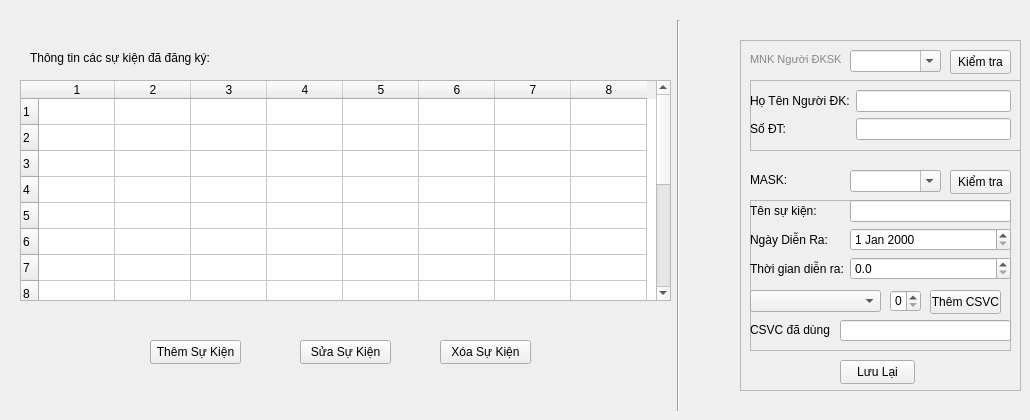
                <widget class="QWidget" name="tab_25">
                 <attribute name="title">
                  <string>Thông tin sự kiện</string>
                 </attribute>
                 <widget class="QFrame" name="frame_31">
                  <property name="geometry">
                   <rect>
                    <x>740</x>
                    <y>40</y>
                    <width>281</width>
                    <height>351</height>
                   </rect>
                  </property>
                  <property name="frameShape">
                   <enum>QFrame::StyledPanel</enum>
                  </property>
                  <property name="frameShadow">
                   <enum>QFrame::Raised</enum>
                  </property>
                  <widget class="QComboBox" name="comboBox_6">
                   <property name="enabled">
                    <bool>true</bool>
                   </property>
                   <property name="geometry">
                    <rect>
                     <x>110</x>
                     <y>10</y>
                     <width>91</width>
                     <height>22</height>
                    </rect>
                   </property>
                   <property name="acceptDrops">
                    <bool>false</bool>
                   </property>
                   <property name="editable">
                    <bool>true</bool>
                   </property>
                  </widget>
                  <widget class="QLabel" name="label_82">
                   <property name="geometry">
                    <rect>
                     <x>10</x>
                     <y>10</y>
                     <width>91</width>
                     <height>20</height>
                    </rect>
                   </property>
                   <property name="text">
                    <string>&lt;html&gt;&lt;head/&gt;&lt;body&gt;&lt;p&gt;&lt;span style=&quot; font-size:8pt; color:#868686;&quot;&gt;MNK Người ĐKSK&lt;/span&gt;&lt;/p&gt;&lt;/body&gt;&lt;/html&gt;</string>
                   </property>
                  </widget>
                  <widget class="QLabel" name="label_90">
                   <property name="geometry">
                    <rect>
                     <x>10</x>
                     <y>130</y>
                     <width>41</width>
                     <height>20</height>
                    </rect>
                   </property>
                   <property name="text">
                    <string>&lt;html&gt;&lt;head/&gt;&lt;body&gt;&lt;p&gt;MASK:&lt;/p&gt;&lt;/body&gt;&lt;/html&gt;</string>
                   </property>
                  </widget>
                  <widget class="QComboBox" name="comboBox_20">
                   <property name="enabled">
                    <bool>true</bool>
                   </property>
                   <property name="geometry">
                    <rect>
                     <x>110</x>
                     <y>130</y>
                     <width>91</width>
                     <height>22</height>
                    </rect>
                   </property>
                   <property name="acceptDrops">
                    <bool>false</bool>
                   </property>
                   <property name="editable">
                    <bool>true</bool>
                   </property>
                  </widget>
                  <widget class="QPushButton" name="pushButton_74">
                   <property name="geometry">
                    <rect>
                     <x>100</x>
                     <y>320</y>
                     <width>75</width>
                     <height>24</height>
                    </rect>
                   </property>
                   <property name="text">
                    <string>Lưu Lại</string>
                   </property>
                  </widget>
                  <widget class="QFrame" name="frame_29">
                   <property name="geometry">
                    <rect>
                     <x>10</x>
                     <y>40</y>
                     <width>271</width>
                     <height>71</height>
                    </rect>
                   </property>
                   <property name="frameShape">
                    <enum>QFrame::StyledPanel</enum>
                   </property>
                   <property name="frameShadow">
                    <enum>QFrame::Raised</enum>
                   </property>
                   <widget class="QWidget" name="formLayoutWidget_7">
                    <property name="geometry">
                     <rect>
                      <x>0</x>
                      <y>10</y>
                      <width>261</width>
                      <height>61</height>
                     </rect>
                    </property>
                    <layout class="QFormLayout" name="formLayout_13">
                     <item row="0" column="0">
                      <widget class="QLabel" name="hTNNgIKLabel">
                       <property name="text">
                        <string>Họ Tên Người ĐK:</string>
                       </property>
                      </widget>
                     </item>
                     <item row="0" column="1">
                      <widget class="QLineEdit" name="hTNNgIKLineEdit"/>
                     </item>
                     <item row="1" column="0">
                      <widget class="QLabel" name="sTLabel">
                       <property name="text">
                        <string>Số ĐT:</string>
                       </property>
                      </widget>
                     </item>
                     <item row="1" column="1">
                      <widget class="QLineEdit" name="sTLineEdit"/>
                     </item>
                    </layout>
                   </widget>
                  </widget>
                  <widget class="QFrame" name="frame_30">
                   <property name="geometry">
                    <rect>
                     <x>10</x>
                     <y>160</y>
                     <width>261</width>
                     <height>151</height>
                    </rect>
                   </property>
                   <property name="frameShape">
                    <enum>QFrame::StyledPanel</enum>
                   </property>
                   <property name="frameShadow">
                    <enum>QFrame::Raised</enum>
                   </property>
                   <widget class="QWidget" name="formLayoutWidget_11">
                    <property name="geometry">
                     <rect>
                      <x>0</x>
                      <y>0</y>
                      <width>261</width>
                      <height>91</height>
                     </rect>
                    </property>
                    <layout class="QFormLayout" name="formLayout_14">
                     <item row="0" column="0">
                      <widget class="QLabel" name="tNSKiNLabel">
                       <property name="text">
                        <string>Tên sự kiện:</string>
                       </property>
                      </widget>
                     </item>
                     <item row="0" column="1">
                      <widget class="QLineEdit" name="tNSKiNLineEdit"/>
                     </item>
                     <item row="1" column="0">
                      <widget class="QLabel" name="ngYDiNRaLabel">
                       <property name="text">
                        <string>Ngày Diễn Ra:</string>
                       </property>
                      </widget>
                     </item>
                     <item row="1" column="1">
                      <widget class="QDateEdit" name="dateEdit_24"/>
                     </item>
                     <item row="2" column="0">
                      <widget class="QLabel" name="thIGianDiNRaLabel">
                       <property name="text">
                        <string>Thời gian diễn ra:</string>
                       </property>
                      </widget>
                     </item>
                     <item row="2" column="1">
                      <widget class="QDoubleSpinBox" name="doubleSpinBox">
                       <property name="decimals">
                        <number>1</number>
                       </property>
                      </widget>
                     </item>
                    </layout>
                   </widget>
                   <widget class="QComboBox" name="comboBox_22">
                    <property name="geometry">
                     <rect>
                      <x>0</x>
                      <y>90</y>
                      <width>131</width>
                      <height>22</height>
                     </rect>
                    </property>
                   </widget>
                   <widget class="QPushButton" name="pushButton_73">
                    <property name="geometry">
                     <rect>
                      <x>180</x>
                      <y>90</y>
                      <width>71</width>
                      <height>24</height>
                     </rect>
                    </property>
                    <property name="text">
                     <string>Thêm CSVC</string>
                    </property>
                   </widget>
                   <widget class="QLineEdit" name="lineEdit_10">
                    <property name="geometry">
                     <rect>
                      <x>90</x>
                      <y>120</y>
                      <width>171</width>
                      <height>21</height>
                     </rect>
                    </property>
                   </widget>
                   <widget class="QLabel" name="label_95">
                    <property name="geometry">
                     <rect>
                      <x>0</x>
                      <y>120</y>
                      <width>81</width>
                      <height>20</height>
                     </rect>
                    </property>
                    <property name="text">
                     <string>CSVC đã dùng</string>
                    </property>
                   </widget>
                   <widget class="QSpinBox" name="spinBox_3">
                    <property name="geometry">
                     <rect>
                      <x>140</x>
                      <y>90</y>
                      <width>31</width>
                      <height>22</height>
                     </rect>
                    </property>
                   </widget>
                  </widget>
                  <widget class="QPushButton" name="pushButton_85">
                   <property name="geometry">
                    <rect>
                     <x>210</x>
                     <y>10</y>
                     <width>61</width>
                     <height>24</height>
                    </rect>
                   </property>
                   <property name="text">
                    <string>Kiểm tra</string>
                   </property>
                  </widget>
                  <widget class="QPushButton" name="pushButton_86">
                   <property name="geometry">
                    <rect>
                     <x>210</x>
                     <y>130</y>
                     <width>61</width>
                     <height>24</height>
                    </rect>
                   </property>
                   <property name="text">
                    <string>Kiểm tra</string>
                   </property>
                  </widget>
                 </widget>
                 <widget class="Line" name="line_22">
                  <property name="geometry">
                   <rect>
                    <x>670</x>
                    <y>20</y>
                    <width>16</width>
                    <height>391</height>
                   </rect>
                  </property>
                  <property name="orientation">
                   <enum>Qt::Vertical</enum>
                  </property>
                 </widget>
                 <widget class="QTableWidget" name="tableWidget_22">
                  <property name="geometry">
                   <rect>
                    <x>20</x>
                    <y>80</y>
                    <width>651</width>
                    <height>221</height>
                   </rect>
                  </property>
                  <property name="selectionMode">
                   <enum>QAbstractItemView::SingleSelection</enum>
                  </property>
                  <property name="selectionBehavior">
                   <enum>QAbstractItemView::SelectRows</enum>
                  </property>
                  <property name="rowCount">
                   <number>15</number>
                  </property>
                  <property name="columnCount">
                   <number>8</number>
                  </property>
                  <attribute name="horizontalHeaderDefaultSectionSize">
                   <number>76</number>
                  </attribute>
                  <attribute name="verticalHeaderDefaultSectionSize">
                   <number>26</number>
                  </attribute>
                  <row/>
                  <row/>
                  <row/>
                  <row/>
                  <row/>
                  <row/>
                  <row/>
                  <row/>
                  <row/>
                  <row/>
                  <row/>
                  <row/>
                  <row/>
                  <row/>
                  <row/>
                  <column/>
                  <column/>
                  <column/>
                  <column/>
                  <column/>
                  <column/>
                  <column/>
                  <column/>
                 </widget>
                 <widget class="QLabel" name="label_91">
                  <property name="geometry">
                   <rect>
                    <x>30</x>
                    <y>50</y>
                    <width>181</width>
                    <height>16</height>
                   </rect>
                  </property>
                  <property name="text">
                   <string>Thông tin các sự kiện đã đăng ký:</string>
                  </property>
                 </widget>
                 <widget class="QPushButton" name="pushButton_75">
                  <property name="geometry">
                   <rect>
                    <x>150</x>
                    <y>340</y>
                    <width>91</width>
                    <height>24</height>
                   </rect>
                  </property>
                  <property name="text">
                   <string>Thêm Sự Kiện</string>
                  </property>
                 </widget>
                 <widget class="QPushButton" name="pushButton_76">
                  <property name="geometry">
                   <rect>
                    <x>300</x>
                    <y>340</y>
                    <width>91</width>
                    <height>24</height>
                   </rect>
                  </property>
                  <property name="text">
                   <string>Sửa Sự Kiện</string>
                  </property>
                 </widget>
                 <widget class="QPushButton" name="pushButton_77">
                  <property name="geometry">
                   <rect>
                    <x>440</x>
                    <y>340</y>
                    <width>91</width>
                    <height>24</height>
                   </rect>
                  </property>
                  <property name="text">
                   <string>Xóa Sự Kiện</string>
                  </property>
                 </widget>
                </widget>
